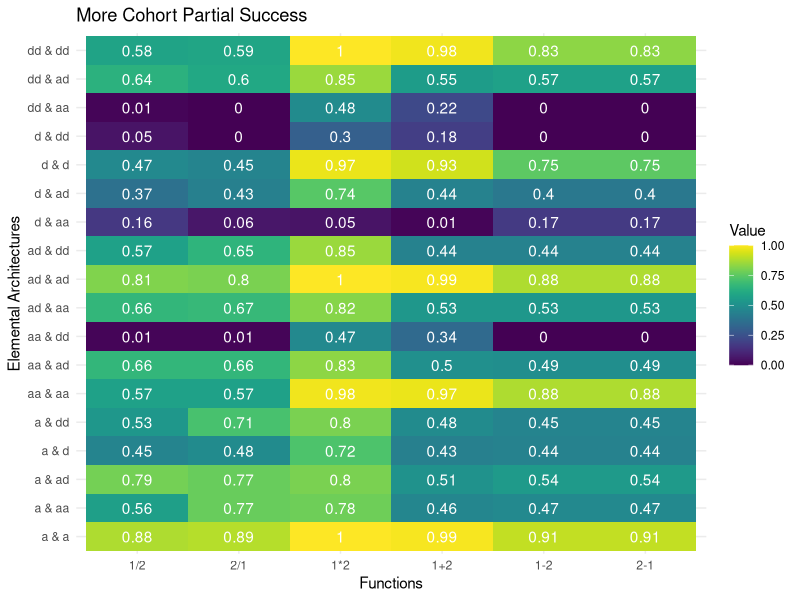

Source code (R):
#Turn table into colored matrix

library(ggplot2)
library(viridis)

#Read in succ.matrix.csv
dat <- read.csv("more.cohort.part.matrix.csv")

#change column names to display correct functions
colnames(dat) <- c("first element","second element","1/2","2/1","1*2","1+2","1-2","2-1","total")

#combine columns 1 & 2 
combined_column <- paste(dat$"first element", dat$"second element", sep = " & ")

# Name the combined column
dat$'Elemental.Architectures' <- combined_column

#remove the 1st & 2nd column
dat <- dat[, -1]
dat <- dat[, -1]

#rearrange to make elemental architectures column 1
dat <- dat[, c(8, 1:7)]

#remove "total" column
more.cohort.part.matrix <- dat[,1:7]

# Get row and column names
row_names <- rownames(more.cohort.part.matrix)
col_names <- colnames(more.cohort.part.matrix)

# Melt the table to long format
library(reshape2)

more.cohort.part.matrix.long <- melt(more.cohort.part.matrix)


# Create the plot
ggplot(more.cohort.part.matrix.long, aes(variable, Elemental.Architectures, fill = value)) +
  geom_tile() +
  geom_text(aes(label = value), color = "white") + #added numbers to cells#
  scale_fill_viridis(name = "Value", limits = c(0, 1)) +
  labs(x = "Functions", y = "Elemental Architectures") +
  ggtitle("More Cohort Partial Success")+
  theme_minimal() 
